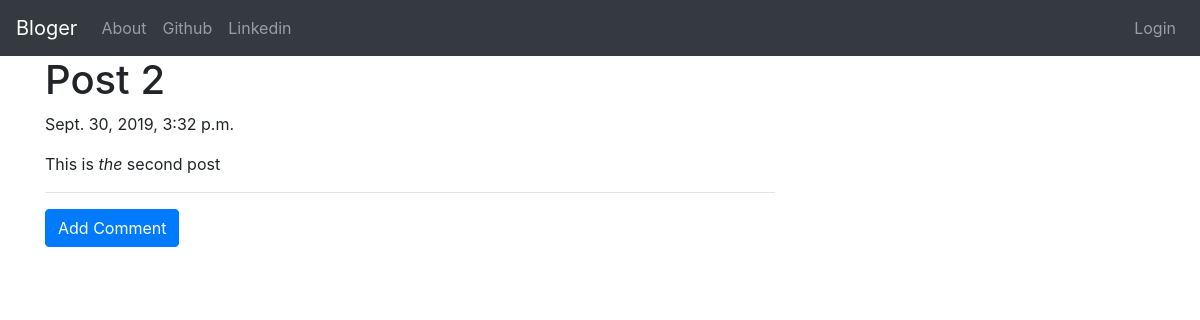
Screenshot of /post/2 with the database file from the repository.
### blog/models.py (models this page shows, shortened)
class Post(models.Model):
    author = models.ForeignKey('auth.User', on_delete=models.CASCADE)
    title = models.CharField(max_length=200)
    text = models.TextField()
    created_date = models.DateTimeField(default=timezone.now())
    published_date = models.DateTimeField(blank=True, null=True)

### blog/views.py (the view)
# urls.py: path('post/<int:pk>', views.PostDetailView.as_view(), name='post_detail'),
class PostDetailView(DetailView):
    model = Post

### blog/templates/blog/post_detail.html (shortened to what this page needs)
{% extends 'blog/base.html' %}
{% block content %}
<h1 class="posttitle">{{post.title}}</h1>
{% if post.published_date %}
<div class="date postdate">
    {{post.published_date}}
</div>
{% else %}
<a href="{% url 'post_publish' pk=post.pk%}" class="btn btn-primary">Publish</a>
{% endif %}
<p class="postcontent">
    {{post.text|safe|linebreaksbr}}
</p>
<hr>
<a class="btn btn-primary btn-comments" href="{% url 'add_comment_to_post' pk=post.pk%}">Add Comment</a>
<div class="container">
    {% for comment in post.comments.all %}
    <br>
    {% empty %}
    <p>No comments!</p>
    {% endfor %}
</div>
{% endblock %}

### rows the page displays
Post: title "Post 2", published_date "Sept. 30, 2019, 3:32 p.m.", text "This is the second post"
